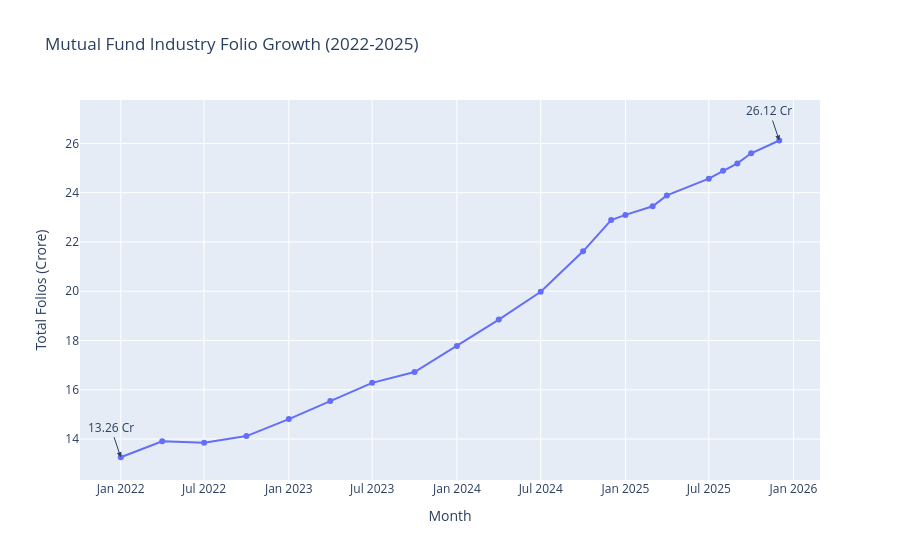

Notebook source saved alongside this figure:
### Code cell
fig.add_annotation(
    x='2022-01-01',
    y=13.26,
    text='13.26 Cr',
    showarrow=True,
    arrowhead=2
)

fig.add_annotation(
    x='2025-12-01',
    y=26.12,
    text='26.12 Cr',
    showarrow=True,
    arrowhead=2
)

fig.show()

### Figure 1 — Plotly figure (JSON) as saved in the notebook; plotly's stock layout.template omitted (floating-point values rounded to 4 significant figures)
{"data": [{"hovertemplate": "month=%{x}<br>total_folios_crore=%{y}<extra></extra>", "legendgroup": "", "line": {"color": "#636efa", "dash": "solid"}, "marker": {"symbol": "circle"}, "mode": "lines+markers", "name": "", "orientation": "v", "showlegend": false, "type": "scatter", "x": ["2022-01-01T00:00:00.000000", "2022-04-01T00:00:00.000000", "2022-07-01T00:00:00.000000", "2022-10-01T00:00:00.000000", "2023-01-01T00:00:00.000000", "2023-04-01T00:00:00.000000", "2023-07-01T00:00:00.000000", "2023-10-01T00:00:00.000000", "2024-01-01T00:00:00.000000", "2024-04-01T00:00:00.000000", "2024-07-01T00:00:00.000000", "2024-10-01T00:00:00.000000", "2024-12-01T00:00:00.000000", "2025-01-01T00:00:00.000000", "2025-03-01T00:00:00.000000", "2025-04-01T00:00:00.000000", "2025-07-01T00:00:00.000000", "2025-08-01T00:00:00.000000", "2025-09-01T00:00:00.000000", "2025-10-01T00:00:00.000000", "2025-12-01T00:00:00.000000"], "xaxis": "x", "y": [13.26, 13.91, 13.85, 14.12, 14.81, 15.54, 16.28, 16.72, 17.78, 18.85, 19.98, 21.62, 22.89, 23.1, 23.45, 23.89, 24.57, 24.89, 25.19, 25.6, 26.12], "yaxis": "y"}], "layout": {"annotations": [{"arrowhead": 2, "showarrow": true, "text": "13.26 Cr", "x": "2022-01-01", "y": 13.26}, {"arrowhead": 2, "showarrow": true, "text": "26.12 Cr", "x": "2025-12-01", "y": 26.12}], "legend": {"tracegroupgap": 0}, "title": {"text": "Mutual Fund Industry Folio Growth (2022-2025)"}, "xaxis": {"anchor": "y", "domain": [0, 1], "title": {"text": "Month"}}, "yaxis": {"anchor": "x", "domain": [0, 1], "title": {"text": "Total Folios (Crore)"}}}}
